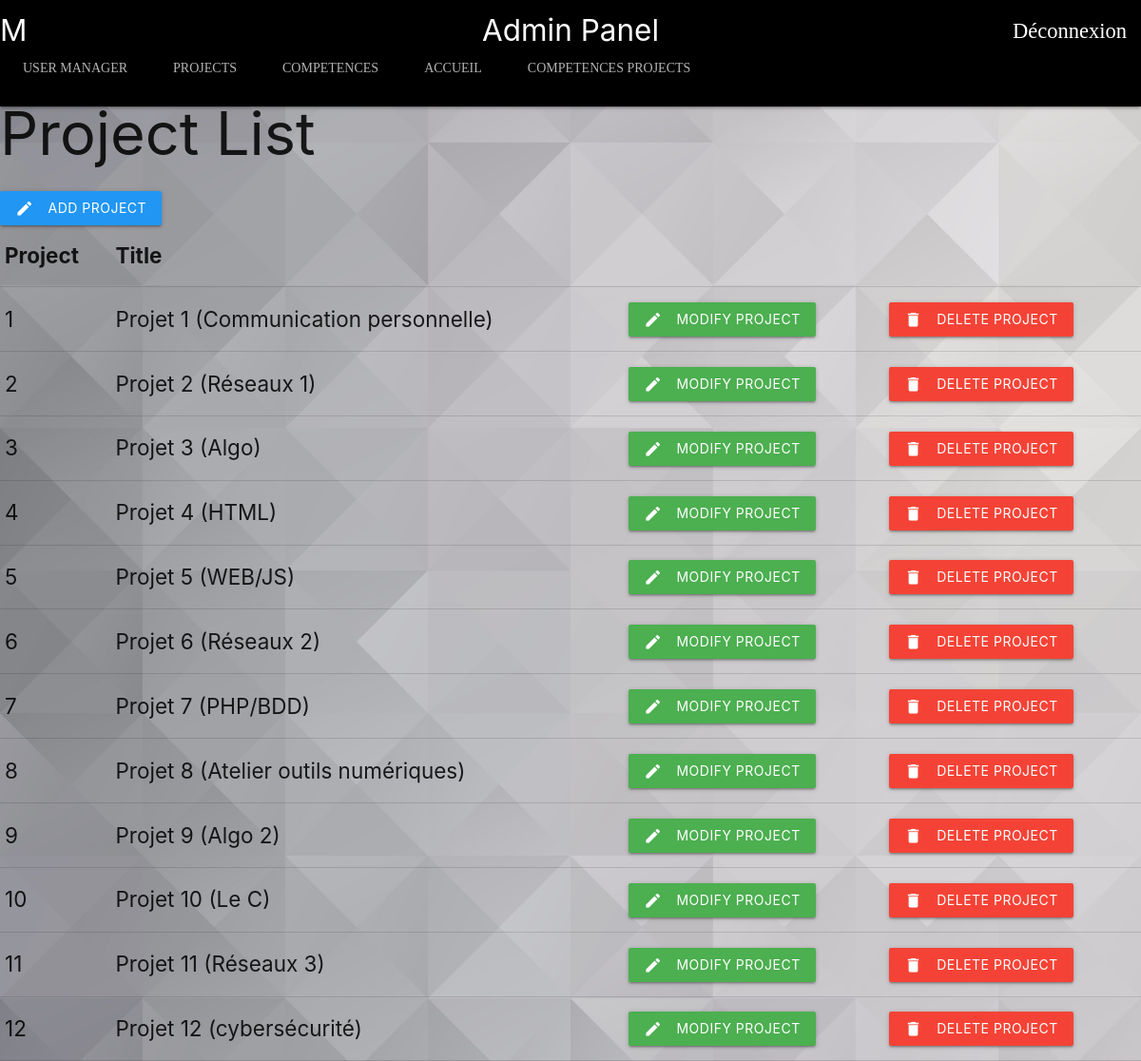
The app's page /admin_panel_projets.php (signed in) with its own data.
### tables this page shows
CREATE TABLE IF NOT EXISTS `projets` (
  `ID` int NOT NULL AUTO_INCREMENT,
  `nomProjet` varchar(2000) NOT NULL,
  `titre` varchar(2000) NOT NULL,
  `presentation` varchar(2000) NOT NULL,
  `description1` varchar(2000) NOT NULL,
  `description2` varchar(2000) NOT NULL,
  `imageCarousel1` varchar(2000) NOT NULL,
  `alt1` varchar(250) NOT NULL,
  `imageCarousel2` varchar(2000) NOT NULL,
  `alt2` varchar(550) NOT NULL,
  `imageCarousel3` varchar(2000) NOT NULL,
  `alt3` varchar(550) NOT NULL,
  `imageAccueil` varchar(2000) NOT NULL,
  `altA` varchar(550) NOT NULL,
  PRIMARY KEY (`ID`)
);

### admin_panel_projets.php (the view, shortened to what this page needs)
<?php
  require "conf/config.php"
?>
<!DOCTYPE html>
<html lang="en">
<head>
  <link href="css/materialize.css" type="text/css" rel="stylesheet" />
  <link href="css/style.css" type="text/css" rel="stylesheet" />
  <link rel="stylesheet" href="https://cdnjs.cloudflare.com/ajax/libs/font-awesome/4.7.0/css/font-awesome.min.css">
  <link rel="stylesheet" href="https://cdnjs.cloudflare.com/ajax/libs/animate.css/4.1.1/animate.min.css"
  />
  <link rel="stylesheet" href="css/animate.css">
</head>
<body>
  <?php
    require "components/menueAdmin.php"
  ?>
    <table style="width:100%">
      <thead>
        <tr>
          <th>Project</th>
          <th>Title</th>
          <th></th>
        </tr>
      </thead>
      <tbody>
          <html>
          <head>
          </head>
          <body>
          <h1>Project List</h1>
          <a href="addProject.php" class="blue waves-effect waves-light btn"><i class="material-icons left">create</i>Add Project</a>
          <?php
          $sql = "SELECT * FROM projets";
          $pre = $pdo->prepare($sql);
          $pre->execute();
          $data = $pre->fetchAll(PDO::FETCH_ASSOC);
          foreach($data as $user){ ?>
          <tr>
            <td><?php echo $user['ID'] ?></td>
            <td><?php echo $user['nomProjet']?></td>
            <td>
              <a href="customizeProjet.php?id=<?php echo $user['ID']?>" class="green waves-effect waves-light btn"><i class="material-icons left">create</i>Modify Project</a>
            </td>
            <td>
              <a href="action/deleteProject.php?id=<?php echo $user['ID']?>" class="red waves-effect waves-light btn"><i class="material-icons left">delete</i>Delete Project</a>
            </td>
          </tr>
          <?php } ?>
      </tbody>
    </table>
  </body>
 </html>
</body>

### css/style.css (style rules this page uses)
html { scroll-behavior: smooth; }
body { font-size : 150%; background: url(../img/back.jpg); background-size: 100%; background-attachment: fixed; margin-bottom: 0px; z-index: -1; }

### records on screen
projets: ID "1", nomProjet "Projet 1 (Communication personnelle)"
projets: ID "2", nomProjet "Projet 2 (Réseaux 1)"
projets: ID "3", nomProjet "Projet 3 (Algo)"
projets: ID "4", nomProjet "Projet 4 (HTML)"
projets: ID "5", nomProjet "Projet 5 (WEB/JS)"
projets: ID "6", nomProjet "Projet 6 (Réseaux 2)"
projets: ID "7", nomProjet "Projet 7 (PHP/BDD)"
projets: ID "8", nomProjet "Projet 8 (Atelier outils numériques)"
projets: ID "9", nomProjet "Projet 9 (Algo 2)"
projets: ID "10", nomProjet "Projet 10 (Le C)"
projets: ID "11", nomProjet "Projet 11 (Réseaux 3)"
projets: ID "12", nomProjet "Projet 12 (cybersécurité)"
